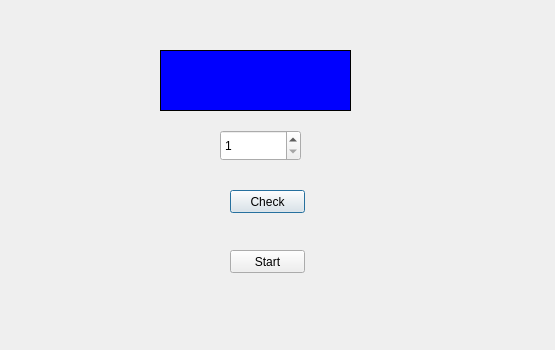
<?xml version="1.0" encoding="UTF-8"?>
<ui version="4.0">
 <class>Dialog</class>
 <widget class="QDialog" name="Dialog">
  <property name="geometry">
   <rect>
    <x>0</x>
    <y>0</y>
    <width>555</width>
    <height>350</height>
   </rect>
  </property>
  <property name="windowTitle">
   <string>Dialog</string>
  </property>
  <widget class="QSpinBox" name="spinBox">
   <property name="geometry">
    <rect>
     <x>220</x>
     <y>130</y>
     <width>81</width>
     <height>31</height>
    </rect>
   </property>
   <property name="minimum">
    <number>1</number>
   </property>
   <property name="maximum">
    <number>45</number>
   </property>
  </widget>
  <widget class="QLabel" name="label">
   <property name="geometry">
    <rect>
     <x>160</x>
     <y>50</y>
     <width>191</width>
     <height>61</height>
    </rect>
   </property>
   <property name="styleSheet">
    <string notr="true">font:25px;background:blue;border:1px solid;</string>
   </property>
   <property name="text">
    <string/>
   </property>
  </widget>
  <widget class="QPushButton" name="pushButton">
   <property name="geometry">
    <rect>
     <x>230</x>
     <y>190</y>
     <width>75</width>
     <height>23</height>
    </rect>
   </property>
   <property name="text">
    <string>Check</string>
   </property>
   <property name="iconSize">
    <size>
     <width>25</width>
     <height>25</height>
    </size>
   </property>
  </widget>
  <widget class="QPushButton" name="pushButton_2">
   <property name="geometry">
    <rect>
     <x>230</x>
     <y>250</y>
     <width>75</width>
     <height>23</height>
    </rect>
   </property>
   <property name="text">
    <string>Start</string>
   </property>
   <property name="iconSize">
    <size>
     <width>25</width>
     <height>25</height>
    </size>
   </property>
  </widget>
 </widget>
 <resources/>
 <connections/>
</ui>
